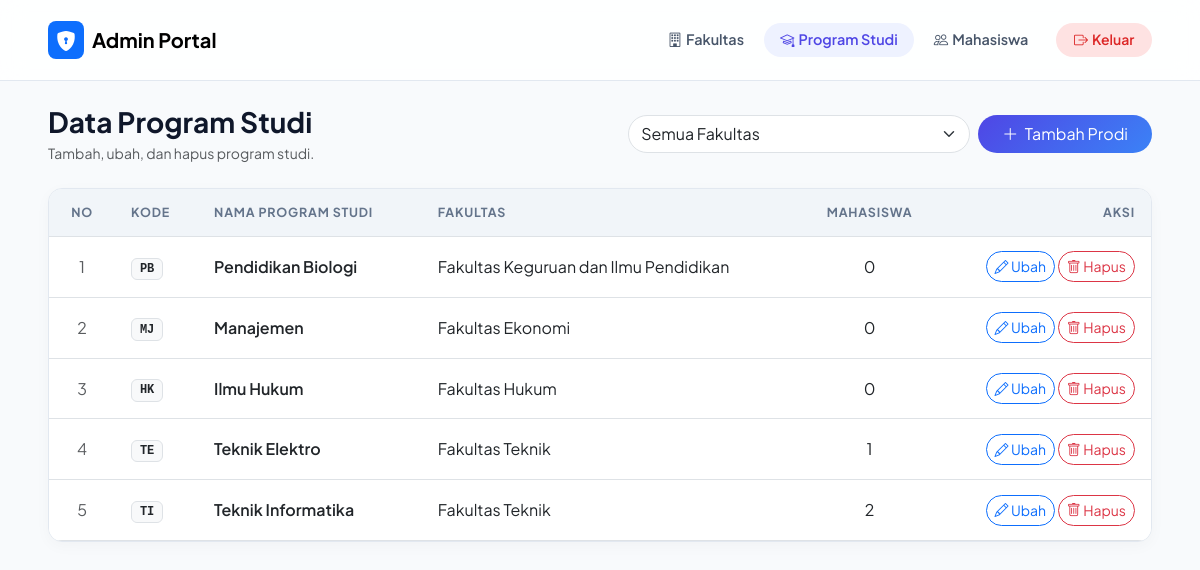
Screenshot of /admin_prodi.php (signed in) with the database file from the repository.
### tables this page shows
CREATE TABLE `program_studi` (
  `kode_prodi` varchar(10) NOT NULL,
  `nama_prodi` varchar(100) NOT NULL,
  `kode_fakultas` varchar(10) NOT NULL
);

CREATE TABLE `fakultas` (
  `kode_fakultas` varchar(10) NOT NULL,
  `nama_fakultas` varchar(100) NOT NULL
);

### admin_prodi.php (the view, shortened to what this page needs)
<?php
require_once "koneksi.php";
require_once "admin_layout.php";
$msg = ""; $error = "";
function ambil($conn, $sql, &$error) {
    $q = mysqli_query($conn, $sql);
    return mysqli_fetch_all($q, MYSQLI_ASSOC);
}
$fakultas = ambil($conn, "SELECT kode_fakultas, nama_fakultas FROM fakultas ORDER BY nama_fakultas", $error);
$filter = trim($_GET['fakultas'] ?? '');
$sql = "
    SELECT p.kode_prodi, p.nama_prodi, p.kode_fakultas, f.nama_fakultas,
           (SELECT COUNT(*) FROM mahasiswa m WHERE m.kode_prodi = p.kode_prodi) AS jml_mhs
    FROM program_studi p
    JOIN fakultas f ON p.kode_fakultas = f.kode_fakultas
";
if ($filter !== '') {
    $st = mysqli_prepare($conn, $sql . " WHERE p.kode_fakultas = ? ORDER BY p.nama_prodi");
    mysqli_stmt_bind_param($st, "s", $filter);
    mysqli_stmt_execute($st);
    $rows = mysqli_fetch_all(mysqli_stmt_get_result($st), MYSQLI_ASSOC);
} else {
    $rows = ambil($conn, $sql . " ORDER BY f.nama_fakultas, p.nama_prodi", $error);
}
?>
<div class="d-flex flex-column flex-md-row justify-content-between align-items-md-center gap-3 mb-4">
    <div>
        <h3 class="fw-bold mb-1">Data Program Studi</h3>
        <p class="text-muted small mb-0">Tambah, ubah, dan hapus program studi.</p>
    </div>
    <div class="d-flex gap-2">
        <form method="GET">
            <select name="fakultas" class="form-select rounded-pill" onchange="this.form.submit()">
                <option value="">Semua Fakultas</option>
            </select>
        </form>
        <button class="btn btn-primary rounded-pill px-4 text-nowrap" data-bs-toggle="modal" data-bs-target="#modalTambah" <?= $fakultas ? '' : 'disabled' ?>>
            <i class="bi bi-plus-lg me-1"></i> Tambah Prodi
        </button>
    </div>
</div>
<div class="data-card">
    <div class="table-responsive">
        <table class="table table-hover mb-0">
            <thead>
                <tr>
                    <th style="width:6%" class="text-center">No</th>
                    <th>Kode</th>
                    <th>Nama Program Studi</th>
                    <th>Fakultas</th>
                    <th class="text-center">Mahasiswa</th>
                    <th class="text-end">Aksi</th>
                </tr>
            </thead>
            <tbody>
            <?php if ($rows): $no = 1; foreach ($rows as $r): ?>
                <tr>
                    <td class="text-center text-muted"><?= $no++ ?></td>
                    <td><span class="badge bg-light text-dark border font-monospace"><?= h($r['kode_prodi']) ?></span></td>
                    <td class="fw-semibold"><?= h($r['nama_prodi']) ?></td>
                    <td><?= h($r['nama_fakultas']) ?></td>
                    <td class="text-center"><?= (int)$r['jml_mhs'] ?></td>
                    <td class="text-end text-nowrap">
                        <button class="btn btn-sm btn-outline-primary rounded-pill btn-edit"
                                data-kode="<?= h($r['kode_prodi']) ?>" data-nama="<?= h($r['nama_prodi']) ?>" data-kf="<?= h($r['kode_fakultas']) ?>"
                                data-bs-toggle="modal" data-bs-target="#modalEdit">
                            <i class="bi bi-pencil"></i> Ubah
                        </button>
                        <button class="btn btn-sm btn-outline-danger rounded-pill btn-hapus"
                                data-kode="<?= h($r['kode_prodi']) ?>" data-nama="<?= h($r['nama_prodi']) ?>"
                                data-bs-toggle="modal" data-bs-target="#modalHapus">
                            <i class="bi bi-trash"></i> Hapus
                        </button>
                    </td>
                </tr>
            <?php endforeach; else: ?>
                <tr><td colspan="6" class="text-center py-5 text-muted">Belum ada data program studi.</td></tr>
            <?php endif; ?>
            </tbody>
        </table>
    </div>
</div>

### admin_layout.php (style rules this page uses)
:root { --border-color:#e2e8f0; --text-muted:#64748b; --radius-md:14px; }
body { font-family:'Plus Jakarta Sans',sans-serif; background:#f8fafc; color:#0f172a; min-height:100vh; }
.data-card { background:#fff; border:1px solid var(--border-color); border-radius:var(--radius-md); box-shadow:0 4px 15px rgba(0,0,0,.03); overflow:hidden; }
.table > :not(caption) > * > * { padding:.9rem 1rem; vertical-align:middle; }
.table thead th { font-size:.78rem; text-transform:uppercase; letter-spacing:.8px; font-weight:700; color:var(--text-muted); background:#f1f5f9; }
.btn-primary { background:linear-gradient(135deg,#4f46e5,#3b82f6); border:none; }

### rows the page displays
program_studi: kode_prodi "PB", nama_prodi "Pendidikan Biologi", kode_fakultas.nama_fakultas "Fakultas Keguruan dan Ilmu Pendidikan", jml_mhs "0"
program_studi: kode_prodi "MJ", nama_prodi "Manajemen", kode_fakultas.nama_fakultas "Fakultas Ekonomi", jml_mhs "0"
program_studi: kode_prodi "HK", nama_prodi "Ilmu Hukum", kode_fakultas.nama_fakultas "Fakultas Hukum", jml_mhs "0"
program_studi: kode_prodi "TE", nama_prodi "Teknik Elektro", kode_fakultas.nama_fakultas "Fakultas Teknik", jml_mhs "1"
program_studi: kode_prodi "TI", nama_prodi "Teknik Informatika", kode_fakultas.nama_fakultas "Fakultas Teknik", jml_mhs "2"

### other values shown
$label "Fakultas"
$label "Program Studi"
$label "Mahasiswa"
